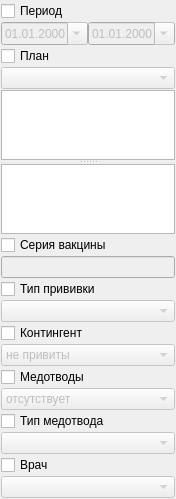
                <widget class="QWidget" name="scrollAreaWidgetContents_2">
                 <property name="geometry">
                  <rect>
                   <x>0</x>
                   <y>0</y>
                   <width>170</width>
                   <height>464</height>
                  </rect>
                 </property>
                 <layout class="QVBoxLayout" name="verticalLayout_4">
                  <property name="spacing">
                   <number>1</number>
                  </property>
                  <property name="margin">
                   <number>1</number>
                  </property>
                  <item>
                   <widget class="QCheckBox" name="chkFilterVaccinationPeriod">
                    <property name="text">
                     <string>Период</string>
                    </property>
                   </widget>
                  </item>
                  <item>
                   <layout class="QHBoxLayout" name="horizontalLayout_7">
                    <property name="spacing">
                     <number>0</number>
                    </property>
                    <item>
                     <widget class="CDateEdit" name="edtFilterVaccinationBegDate">
                      <property name="enabled">
                       <bool>false</bool>
                      </property>
                      <property name="displayFormat">
                       <string>dd.MM.yyyy</string>
                      </property>
                      <property name="calendarPopup">
                       <bool>true</bool>
                      </property>
                     </widget>
                    </item>
                    <item>
                     <widget class="CDateEdit" name="edtFilterVaccinationEndDate">
                      <property name="enabled">
                       <bool>false</bool>
                      </property>
                      <property name="displayFormat">
                       <string>dd.MM.yyyy</string>
                      </property>
                      <property name="calendarPopup">
                       <bool>true</bool>
                      </property>
                     </widget>
                    </item>
                   </layout>
                  </item>
                  <item>
                   <widget class="QCheckBox" name="chkFilterVaccinationCalendar">
                    <property name="text">
                     <string>План</string>
                    </property>
                   </widget>
                  </item>
                  <item>
                   <widget class="CRBComboBox" name="cmbFilterVaccinationCalendar">
                    <property name="enabled">
                     <bool>false</bool>
                    </property>
                   </widget>
                  </item>
                  <item>
                   <widget class="QSplitter" name="splitter_2">
                    <property name="sizePolicy">
                     <sizepolicy hsizetype="Preferred" vsizetype="Preferred">
                      <horstretch>0</horstretch>
                      <verstretch>0</verstretch>
                     </sizepolicy>
                    </property>
                    <property name="orientation">
                     <enum>Qt::Vertical</enum>
                    </property>
                    <widget class="QWidget" name="pnlFilterInfection" native="true">
                     <layout class="QVBoxLayout" name="verticalLayout_2">
                      <property name="spacing">
                       <number>0</number>
                      </property>
                      <property name="margin">
                       <number>0</number>
                      </property>
                      <item>
                       <widget class="CRBCheckTableView" name="tblFilterInfection"/>
                      </item>
                     </layout>
                    </widget>
                    <widget class="QWidget" name="pnlFilterVaccine" native="true">
                     <layout class="QVBoxLayout" name="verticalLayout_3">
                      <property name="spacing">
                       <number>0</number>
                      </property>
                      <property name="margin">
                       <number>0</number>
                      </property>
                      <item>
                       <widget class="CRBCheckTableView" name="tblFilterVaccine"/>
                      </item>
                     </layout>
                    </widget>
                   </widget>
                  </item>
                  <item>
                   <widget class="QCheckBox" name="chkFilterVaccinationSeria">
                    <property name="text">
                     <string>Серия вакцины</string>
                    </property>
                   </widget>
                  </item>
                  <item>
                   <widget class="QLineEdit" name="edtFilterVaccinationSeria">
                    <property name="enabled">
                     <bool>false</bool>
                    </property>
                   </widget>
                  </item>
                  <item>
                   <widget class="QCheckBox" name="chkFilterVaccinationType">
                    <property name="text">
                     <string>Тип прививки</string>
                    </property>
                   </widget>
                  </item>
                  <item>
                   <widget class="CVaccinationTypeComboBox" name="cmbFilterVaccinationType">
                    <property name="enabled">
                     <bool>false</bool>
                    </property>
                   </widget>
                  </item>
                  <item>
                   <widget class="QCheckBox" name="chkFilterContingent">
                    <property name="text">
                     <string>Контингент</string>
                    </property>
                   </widget>
                  </item>
                  <item>
                   <widget class="QComboBox" name="cmbFilterContingent">
                    <property name="enabled">
                     <bool>false</bool>
                    </property>
                    <item>
                     <property name="text">
                      <string>не привиты</string>
                     </property>
                    </item>
                    <item>
                     <property name="text">
                      <string>привиты</string>
                     </property>
                    </item>
                    <item>
                     <property name="text">
                      <string>подлежат</string>
                     </property>
                    </item>
                   </widget>
                  </item>
                  <item>
                   <widget class="QCheckBox" name="chkFilterMedicalExemption">
                    <property name="text">
                     <string>Медотводы</string>
                    </property>
                   </widget>
                  </item>
                  <item>
                   <widget class="QComboBox" name="cmbFilterMedicalExemption">
                    <property name="enabled">
                     <bool>false</bool>
                    </property>
                    <item>
                     <property name="text">
                      <string>отсутствует</string>
                     </property>
                    </item>
                    <item>
                     <property name="text">
                      <string>имеется</string>
                     </property>
                    </item>
                    <item>
                     <property name="text">
                      <string>временный</string>
                     </property>
                    </item>
                    <item>
                     <property name="text">
                      <string>постоянный</string>
                     </property>
                    </item>
                   </widget>
                  </item>
                  <item>
                   <widget class="QCheckBox" name="chkFilterMedicalExemptionType">
                    <property name="text">
                     <string>Тип медотвода</string>
                    </property>
                   </widget>
                  </item>
                  <item>
                   <widget class="CRBComboBox" name="cmbFilterMedicalExemptionType">
                    <property name="enabled">
                     <bool>false</bool>
                    </property>
                   </widget>
                  </item>
                  <item>
                   <widget class="QCheckBox" name="chkFilterVaccinationPerson">
                    <property name="text">
                     <string>Врач</string>
                    </property>
                   </widget>
                  </item>
                  <item>
                   <widget class="CPersonComboBoxEx" name="cmbFilterVaccinationPerson">
                    <property name="enabled">
                     <bool>false</bool>
                    </property>
                   </widget>
                  </item>
                  <item>
                   <spacer name="verticalSpacer_9">
                    <property name="orientation">
                     <enum>Qt::Vertical</enum>
                    </property>
                    <property name="sizeHint" stdset="0">
                     <size>
                      <width>20</width>
                      <height>40</height>
                     </size>
                    </property>
                   </spacer>
                  </item>
                 </layout>
                </widget>
